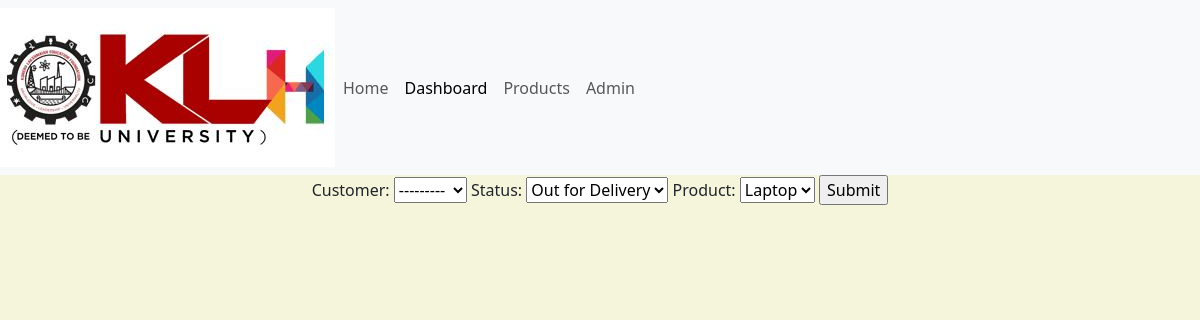
Page /update_order/8 on the committed database.
### ap/models.py (models this page shows)
class Order(models.Model):
    STATUS=(
        ('Pending','Pending'),
        ('Out for Delivery','Out for Delivery'),
        ('Delivered','Delivered')
    )
    customer=models.ForeignKey(Customer,null=True,on_delete=models.SET_NULL)
    status=models.CharField(max_length=100,null=True,choices=STATUS)
    product=models.ForeignKey(Product,null=True,on_delete=models.SET_NULL)

### ap/views.py (the view)
# urls.py: path('update_order/<str:pk>',views.updateOrder,name='update_order'),
def updateOrder(request,pk):
    order=Order.objects.get(id=pk)
    form=OrderForm(instance=order)
    if request.method=="POST":
        form=OrderForm(request.POST,instance=order)
        if form.is_valid():
            form.save()
            return redirect('/')
    context={'form':form}
    return render(request,'order_form.html',context)

### ap/forms.py
class OrderForm(ModelForm):
    class Meta:
        model=Order
        fields='__all__'

### ap/models.py (called while the page is built)
    def __str__(self):
        return self.Name

    def __str__(self):
        return self.Name

### templates/order_form.html (shortened to what this page needs)
{% extends 'base.html' %}
{% block content %}
<form action="" method="POST">
    {{form}}
    <input type="submit" name="submit">
</form>
{% endblock %}

### templates/base.html (style rules this page uses)
body { background-color: beige; text-align: center; margin: auto; padding: 0%; }

### rows in the picture
Order: customer "---------", status "Out for Delivery", product "Laptop"
